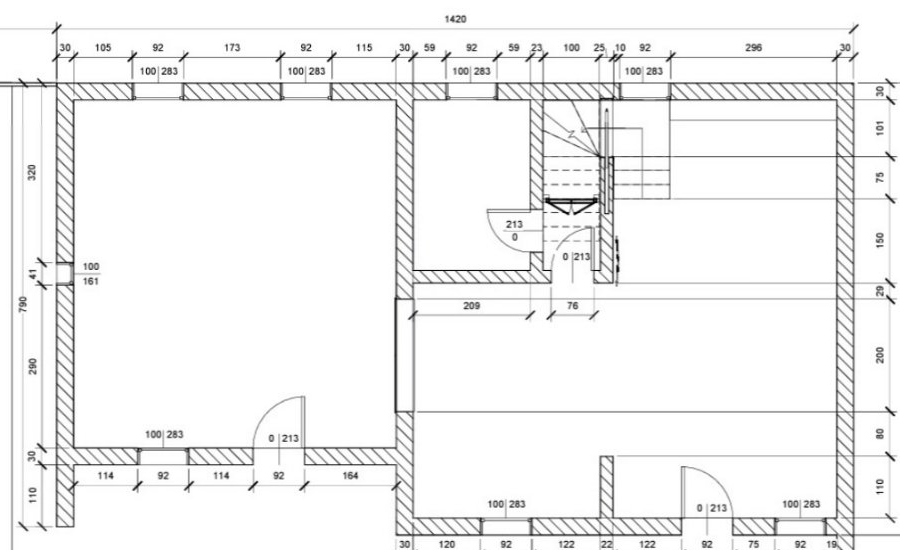
#> input picture reference_crops/crop_upper_building.png, 900 x 550 px, found by its file name
$ python find_h_lines.py
#> lines starting #> are read from the running program, lines starting #| are printed output that depends on the picture; after the words box and inside, x2 and y2 are one past the last pixel; in counts of white or black regions, pixels touching at a corner belong together
import cv2
import numpy as np

img = cv2.imread('crop_upper_building.png')
#> img is the input picture: shape (550, 900, 3); mean B, G, R 243.3, 243.3, 243.3
gray = cv2.cvtColor(img, cv2.COLOR_BGR2GRAY)
edges = cv2.Canny(gray, 50, 150)
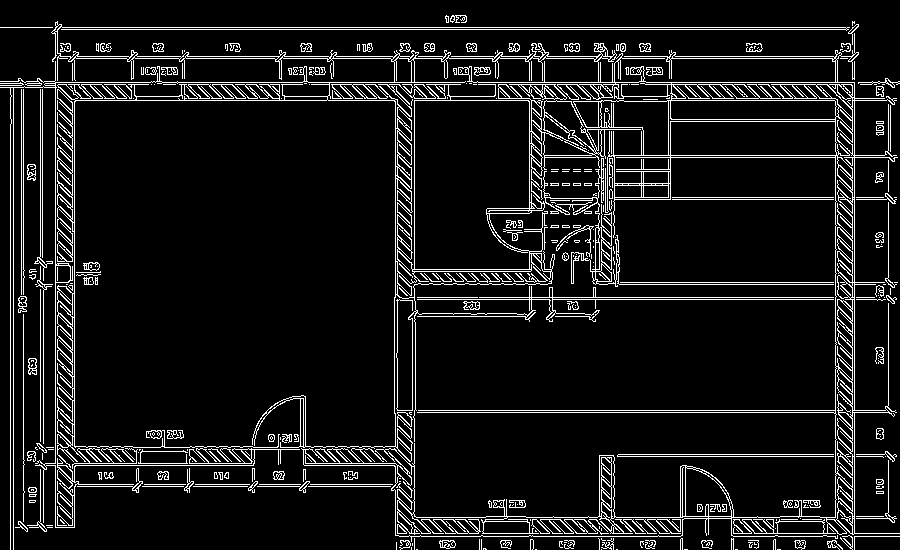
#> edges: shape (550, 900); 8.8% white in thin lines or dots
lines = cv2.HoughLinesP(edges, 1, np.pi/180, threshold=80, minLineLength=50, maxLineGap=5)
#> lines = 132 rows, first 6: [0, 27, 857, 27], [55, 56, 856, 56], [53, 58, 854, 58], [473, 82, 638, 82], [69, 100, 546, 100], [54, 29, 855, 29]

h_lines = []
if lines is not None:
    for l in lines:
        x1, y1, x2, y2 = l.flatten()
        if abs(y2 - y1) <= 1:
            h_lines.append((y1, min(x1, x2), max(x1, x2)))
#> this loop made 132 passes
#> (x1, y1, x2, y2) on passes 1 to 12: (0, 27, 857, 27), (55, 56, 856, 56), (53, 58, 854, 58), (473, 82, 638, 82), (69, 100, 546, 100), (54, 29, 855, 29), (163, 84, 302, 84), (57, 527, 57, 21), (414, 299, 896, 299), (13, 549, 13, 81), (394, 410, 895, 410), (55, 527, 55, 22)
#> after the loop, h_lines = 76 items, first 6: (27, 0, 857), (56, 55, 856), (58, 53, 854), (82, 473, 638), (100, 69, 546), (29, 54, 855)

h_lines.sort(key=lambda x: x[0])
clusters = []
for y, x1, x2 in h_lines:
    if not clusters or abs(y - clusters[-1]['y']) > 3:
        clusters.append({'y': y, 'lines': [(x1, x2)]})
    else:
        clusters[-1]['lines'].append((x1, x2))
#> this loop made 76 passes
#> (y, x1, x2) on passes 1 to 12: (27, 0, 857), (29, 54, 855), (56, 55, 856), (58, 53, 854), (68, 444, 498), (69, 444, 498), (74, 612, 662), (82, 473, 638), (82, 162, 464), (82, 806, 862), (82, 695, 751), (82, 68, 124)
#> after the loop, clusters = 28 items

for c in clusters:
    min_x = min(l[0] for l in c['lines'])
    max_x = max(l[1] for l in c['lines'])
    print(f"Y={c['y']:3d}, span=({min_x:3d}, {max_x:3d})")
#> this loop made 28 passes
#> (c, min_x, max_x) on passes 1, 2, 3, 4, 6, 8, 9, 10, 11, 12: ({'y': 27, 'lines': [(0, 857), (54, 855)]}, 0, 857), ({'y': 56, 'lines': [(55, 856), (53, 854)]}, 53, 856), ({'y': 68, 'lines': [(444, 498), (444, 498)]}, 444, 498), ({'y': 74, 'lines': [(612, 662)]}, 612, 662), ({'y': 87, 'lines': [(0, 60)]}, 0, 60), ({'y': 100, 'lines': [(69, 546), (795, 850), (685, 741)]}, 69, 850), ({'y': 119, 'lines': [(668, 834), (668, 843)]}, 668, 843), ({'y': 155, 'lines': [(540, 896), (614, 897)]}, 540, 897), ({'y': 169, 'lines': [(545, 605), (545, 597)]}, 545, 605), ({'y': 183, 'lines': [(612, 670), (529, 670)]}, 529, 670)
#> (min_x, max_x) on passes 5, 7, 15, 22, 24: (1, 862), (80, 856), (404, 897), (74, 402), (402, 895)
#| Y= 27, span=(  0, 857)
#| Y= 56, span=( 53, 856)
#| Y= 68, span=(444, 498)
#| Y= 74, span=(612, 662)
#| Y= 82, span=(  1, 862)
#| Y= 87, span=(  0,  60)
#| Y= 96, span=( 80, 856)
#| Y=100, span=( 69, 850)
#> (further printed lines are left out)

$ run again, with reference_crops/bottom_left.png copied over reference_crops/crop_upper_building.png
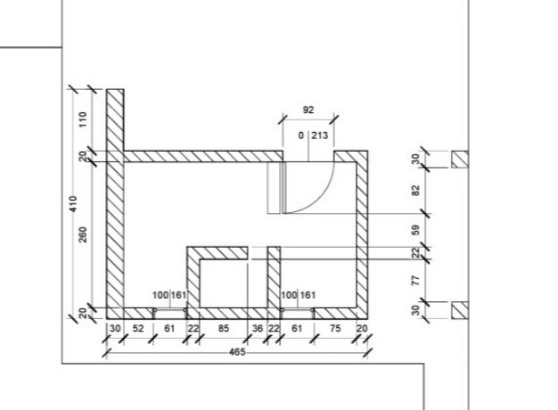
#> input picture reference_crops/bottom_left.png, 558 x 410 px, found by its file name
#> img is the input picture: shape (410, 558, 3); min 8, max 255, mean 246.1
#> `edges = cv2.Canny(gray, 50, 150)`:
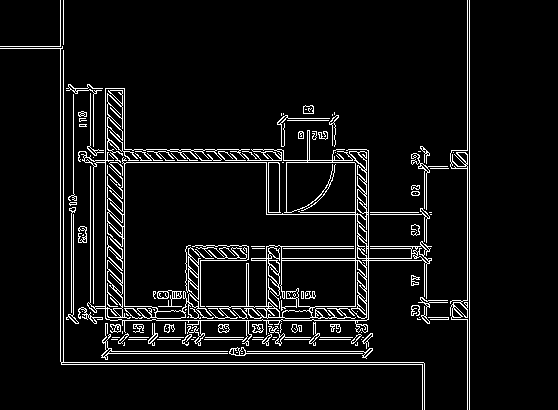
#> edges: shape (410, 558); 6.6% white in thin lines or dots, all inside (x1, y1, x2, y2) = (0, 0, 470, 410)
#> lines = 46 rows, first 6: [467, 409, 467, 0], [469, 409, 469, 0], [61, 364, 424, 364], [60, 361, 60, 0], [61, 362, 423, 362], [63, 361, 63, 0]
#> the loop `for l in lines:` made 46 passes
#> after the loop `for l in lines:`: h_lines = 21 items, first 6: (364, 61, 424), (362, 61, 423), (160, 73, 356), (162, 85, 358), (306, 158, 368), (351, 106, 371)
#> the loop `for y, x1, x2 in h_lines:` made 21 passes
#> (y, x1, x2) on passes 1 to 8: (149, 108, 281), (151, 112, 283), (160, 73, 356), (162, 85, 358), (212, 300, 431), (214, 266, 360), (246, 275, 431), (248, 214, 430)
#> after the loop `for y, x1, x2 in h_lines:`: clusters = 11 items
#> the loop `for c in clusters:` made 11 passes
#> (c, min_x, max_x) on passes 1 to 7: ({'y': 149, 'lines': [(108, 281), (112, 283)]}, 108, 283), ({'y': 160, 'lines': [(73, 356), (85, 358)]}, 73, 358), ({'y': 212, 'lines': [(300, 431), (266, 360)]}, 266, 431), ({'y': 246, 'lines': [(275, 431), (214, 430)]}, 214, 431), ({'y': 258, 'lines': [(186, 431), (186, 431)]}, 186, 431), ({'y': 306, 'lines': [(158, 368), (309, 368)]}, 158, 368), ({'y': 311, 'lines': [(147, 199)]}, 147, 199)
#> (printed output is left out)

$ run again, with reference_crops/crop_entrance_gates.png copied over reference_crops/crop_upper_building.png
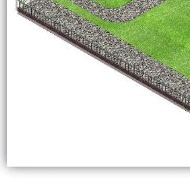
#> input picture reference_crops/crop_entrance_gates.png, 190 x 184 px, found by its file name
#> img is the input picture: shape (184, 190, 3); mean B, G, R 202.7, 216.8, 211.2
#> `gray = cv2.cvtColor(img, cv2.COLOR_BGR2GRAY)`:
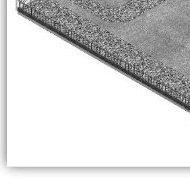
#> gray: shape (184, 190); min 24, max 255, mean 213.5
#> `edges = cv2.Canny(gray, 50, 150)`:
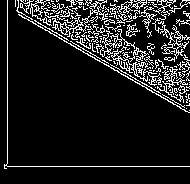
#> edges: shape (184, 190); 11.8% white in thin lines or dots, all inside (x1, y1, x2, y2) = (4, 0, 190, 169)
#> lines = [[18, 14, 189, 112], [4, 166, 189, 166], [7, 163, 7, 0], [20, 0, 188, 97], [17, 10, 183, 106], [15, 5, 188, 105], [15, 4, 157, 86], [17, 0, 189, 100], [47, 12, 186, 77], [15, 1, 189, 101], [16, 10, 189, 110], [100, 40, 152, 68]]
#> the loop `for l in lines:` made 12 passes
#> after the loop `for l in lines:`: h_lines = [(166, 4, 189)]
#> the loop `for y, x1, x2 in h_lines:` made 1 pass
#> after the loop `for y, x1, x2 in h_lines:`: clusters = 1 item
#> the loop `for c in clusters:` made 1 pass
#> (c, min_x, max_x) on pass 1: ({'y': 166, 'lines': [(4, 189)]}, 4, 189)
#> (printed output is left out)
